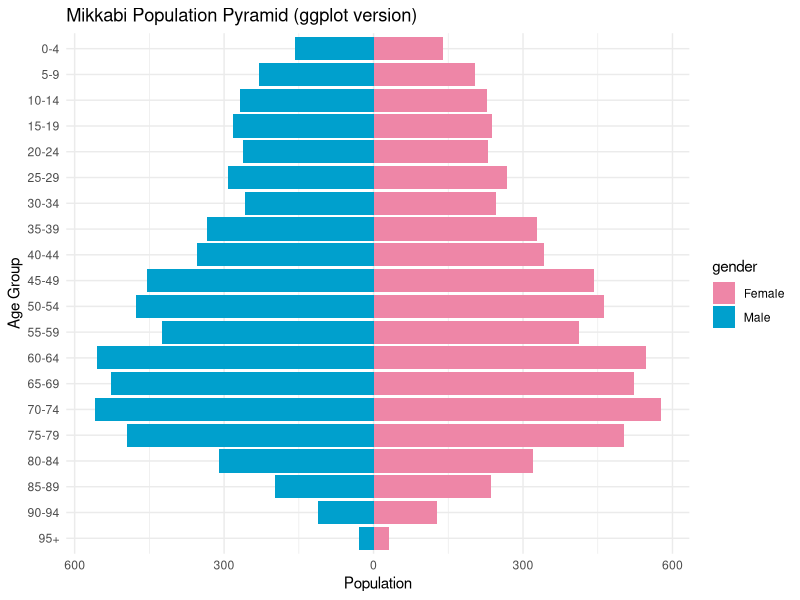

Here is the R script that generated this plot:

library(ggplot2)

# 年齢ラベル
ggplot_age_labels <- c("0-4", "5-9", "10-14", "15-19", "20-24", "25-29", "30-34",
               "35-39", "40-44", "45-49", "50-54", "55-59", "60-64", "65-69",
               "70-74", "75-79", "80-84", "85-89", "90-94", "95+")

# 男性人口データ例
male_population <- c(157, 230, 269, 282, 262, 293, 258, 334, 355, 454, 477, 425, 556, 527, 560, 494, 310, 198, 112, 29)

# 女性人口データ例
female_population <- c(139, 203, 227, 237, 230, 268, 245, 328, 343, 443, 463, 413, 546, 522, 577, 502, 321, 236, 127, 30)

# データフレーム作成
data <- data.frame(
  age = factor(rep(ggplot_age_labels, 2), levels = rev(ggplot_age_labels)),
  gender = rep(c("Male", "Female"), each = length(ggplot_age_labels)),
  population = c(-male_population, female_population)
)

# ggplot描画
ggplot(data, aes(x = age, y = population, fill = gender)) +
  geom_bar(stat = "identity") +
  coord_flip() +
  scale_y_continuous(labels = abs) +
  scale_fill_manual(values = c("Male" = "#00A0CD", "Female" = "#EE86A7")) +
  labs(title = "Mikkabi Population Pyramid (ggplot version)",
       x = "Age Group", y = "Population") +
  theme_minimal()
